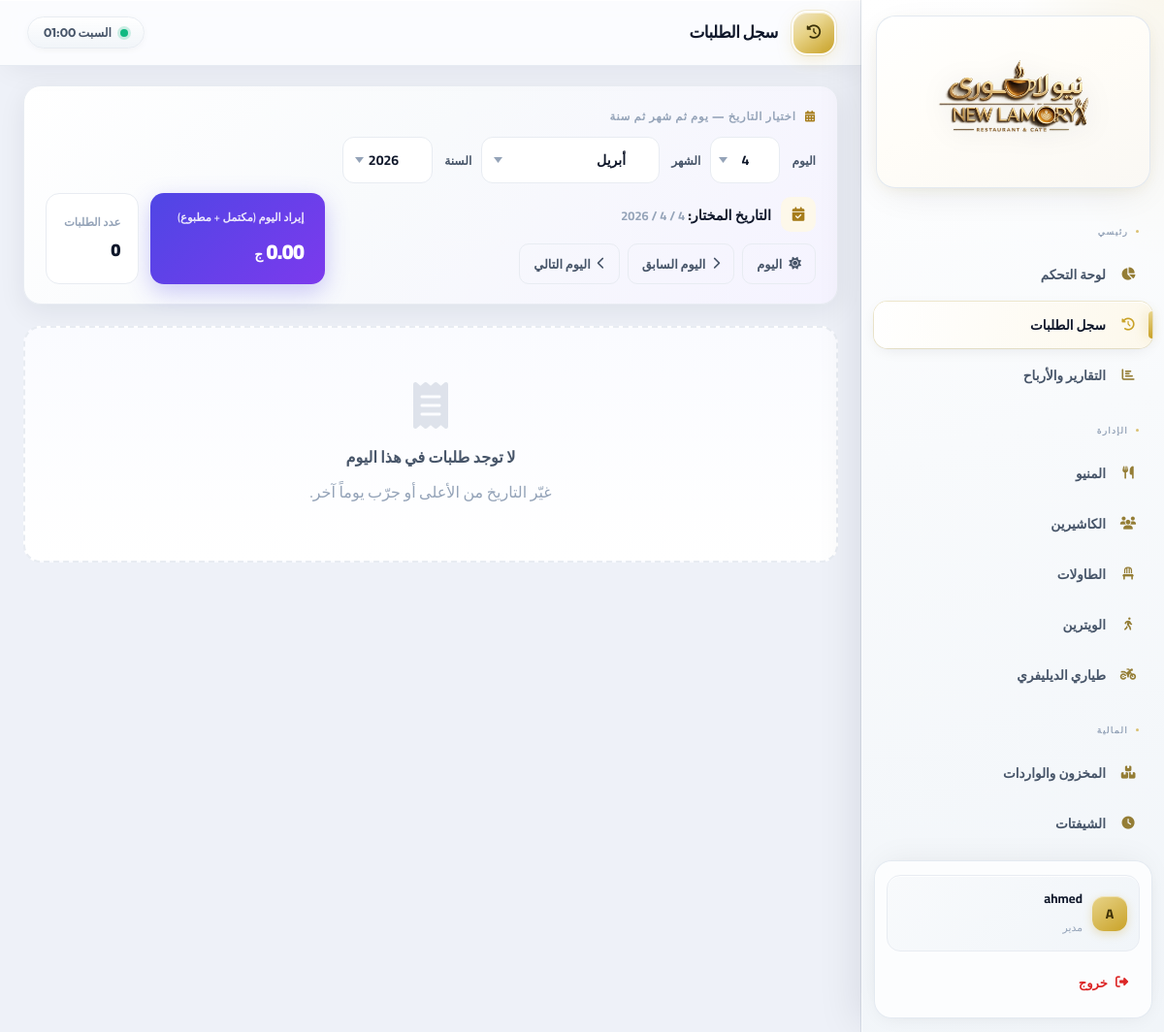
The page /admin-panel/history/ (signed in) on the database as committed earlier.
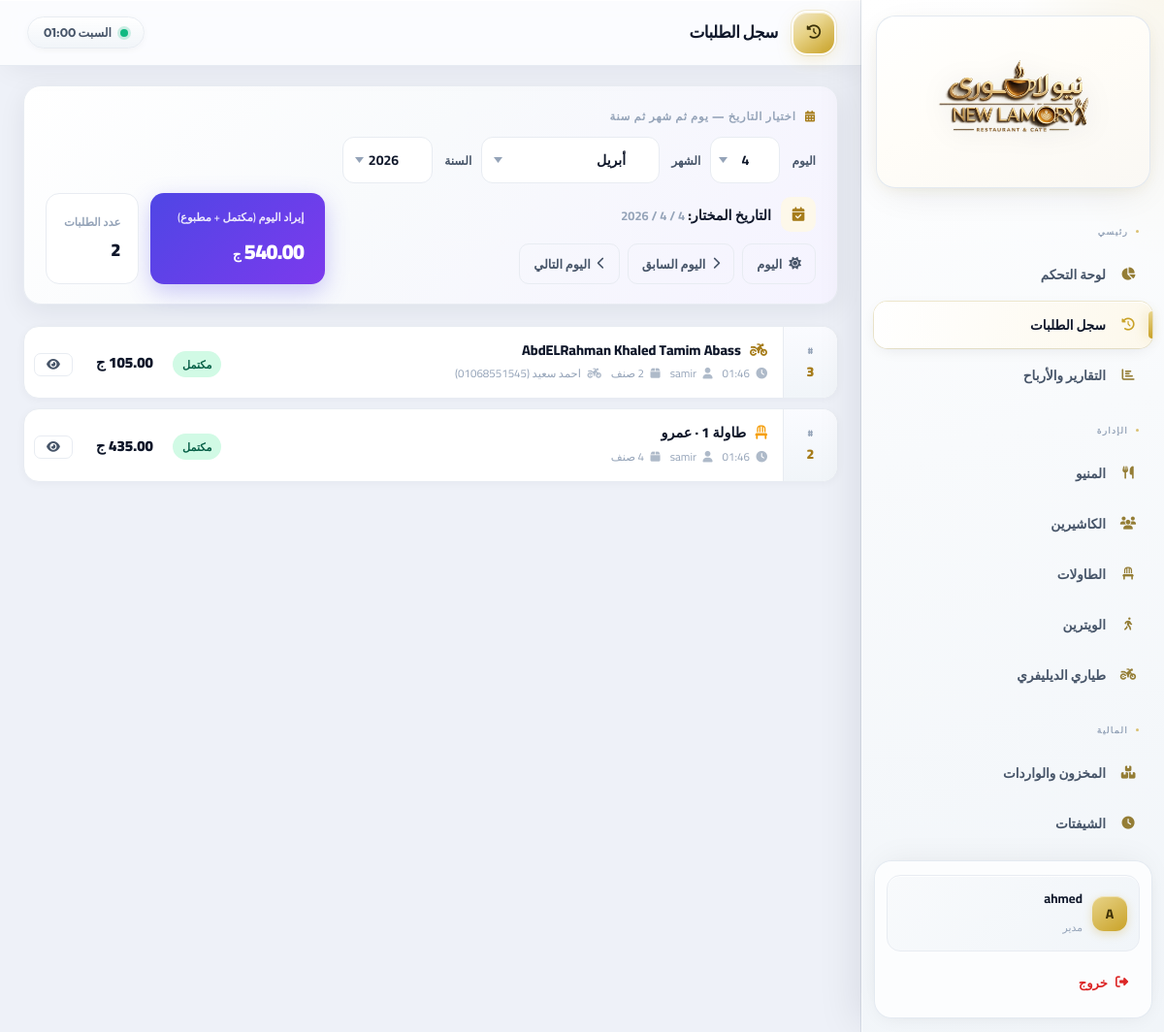
The same page on the database as committed later.
### pos/models.py (models this page shows, shortened)
class Order(models.Model):
    STATUS_CHOICES = [
        ('open','مفتوح'),
        ('printed','قيد الانتظار'),
        ('completed','مكتمل'),
        ('cancelled','ملغي'),
    ]
    TYPE_CHOICES = [('dine_in','داخل المحل'),('delivery','ديليفري')]
    cashier          = models.ForeignKey(User, on_delete=models.SET_NULL, null=True, related_name='orders', verbose_name='الكاشير')
    order_type       = models.CharField(max_length=20, choices=TYPE_CHOICES, default='dine_in', verbose_name='نوع الطلب')
    status           = models.CharField(max_length=20, choices=STATUS_CHOICES, default='open', verbose_name='الحالة')
    notes            = models.TextField(blank=True, verbose_name='ملاحظات')
    table            = models.ForeignKey(Table, on_delete=models.SET_NULL, null=True, blank=True, verbose_name='الطاولة')
    waiter           = models.ForeignKey(Waiter, on_delete=models.SET_NULL, null=True, blank=True, verbose_name='الويتر')
    customer_name    = models.CharField(max_length=150, blank=True, verbose_name='اسم العميل')
    customer_phone   = models.CharField(max_length=30, blank=True, verbose_name='رقم العميل')
    customer_address = models.TextField(blank=True, verbose_name='عنوان العميل')
    driver           = models.ForeignKey(DeliveryDriver, on_delete=models.SET_NULL, null=True, blank=True, verbose_name='الطيار')
    created_at       = models.DateTimeField(auto_now_add=True)
    printed_at       = models.DateTimeField(null=True, blank=True)
    completed_at     = models.DateTimeField(null=True, blank=True)
    cancelled_at     = models.DateTimeField(null=True, blank=True)
    cancel_approved_by = models.ForeignKey(User, on_delete=models.SET_NULL, null=True, blank=True, related_name='approved_cancels')
    class Meta:
        verbose_name='طلب'; verbose_name_plural='الطلبات'; ordering=['-created_at']
    @property
    def total(self):
        return sum(i.subtotal for i in self.items.all())
    @property
    def total_items(self):
        return sum(i.quantity for i in self.items.all())

class DeliveryDriver(models.Model):
    name      = models.CharField(max_length=100, verbose_name='الاسم')
    phone     = models.CharField(max_length=20, verbose_name='رقم الهاتف')
    is_active = models.BooleanField(default=True, verbose_name='نشط')
    class Meta:
        verbose_name='طيار ديليفري'; verbose_name_plural='طياري الديليفري'; ordering=['name']
    def __str__(self): return f"{self.name} ({self.phone})"

class OrderItem(models.Model):
    order     = models.ForeignKey(Order, on_delete=models.CASCADE, related_name='items', verbose_name='الطلب')
    menu_item = models.ForeignKey(MenuItem, on_delete=models.CASCADE, verbose_name='المنتج')
    quantity  = models.PositiveIntegerField(default=1, verbose_name='الكمية')
    price     = models.DecimalField(max_digits=8, decimal_places=2, null=True, blank=True, verbose_name='سعر الوحدة')
    notes     = models.CharField(max_length=200, blank=True, verbose_name='ملاحظات')
    selected_size = models.ForeignKey(
        'MenuItemSize', on_delete=models.SET_NULL, null=True, blank=True,
        related_name='order_lines', verbose_name='الحجم',
    )
    size_label = models.CharField(max_length=100, blank=True, verbose_name='اسم الحجم (نسخة)')
    drink_detail = models.TextField(blank=True, verbose_name='تفاصيل المشروب')
    extras_json = models.JSONField(default=dict, blank=True, verbose_name='إضافات وخيارات (JSON)')
    class Meta:
        verbose_name='عنصر طلب'; verbose_name_plural='عناصر الطلب'
    @property
    def subtotal(self): return self.quantity * (self.price or 0)

class Waiter(models.Model):
    name      = models.CharField(max_length=100, verbose_name='الاسم')
    phone     = models.CharField(max_length=20, blank=True, verbose_name='الهاتف')
    is_active = models.BooleanField(default=True, verbose_name='نشط')
    class Meta:
        verbose_name='ويتر'; verbose_name_plural='الويترين'; ordering=['name']
    def __str__(self): return self.name

### pos/admin_views.py (the view)
# urls.py: path('admin-panel/history/',             admin_views.history,             name='admin_history'),
@admin_required
def history(request):
    today = timezone.localdate()
    raw = (request.GET.get('date') or '').strip()
    selected = parse_date(raw) if raw else None
    if raw and selected is None:
        messages.warning(request, 'صيغة التاريخ غير صالحة. تم عرض تاريخ اليوم.')
        selected = today
    elif selected is None:
        selected = today
    orders = list(
        Order.objects.filter(created_at__date=selected)
        .select_related('cashier', 'table', 'waiter', 'driver')
        .prefetch_related('items__menu_item')
        .order_by('-created_at')
    )
    day_revenue = sum(
        o.total for o in orders if o.status in ('printed', 'completed')
    )
    year_now = today.year
    year_options = list(range(year_now - 4, year_now + 2))
    return render(
        request,
        'pos/admin/history.html',
        {
            'orders': orders,
            'selected_date': selected,
            'day_revenue': day_revenue,
            'ar_months': _AR_MONTHS,
            'year_options': year_options,
            'days_range': list(range(1, 32)),
            'today_iso': today.strftime('%Y-%m-%d'),
            'prev_date': selected - timedelta(days=1),
            'next_date': selected + timedelta(days=1),
        },
    )

### templates/pos/admin/history.html (shortened to what this page needs)
{% extends 'pos/admin/base.html' %}
{% block page_icon %}<i class="fas fa-clock-rotate-left"></i>{% endblock %}
{% block page_title %}سجل الطلبات{% endblock %}
{% block content %}
<div class="hist-page">
  <div class="hist-toolbar">
    <div class="hist-dateblock">
      <label><i class="fas fa-calendar-days" style="color:var(--pri);margin-inline-end:6px"></i> اختيار التاريخ — يوم ثم شهر ثم سنة</label>
  <div class="hist-date-row" dir="rtl">
        <span class="hist-label-mini">اليوم</span>
        <select id="histDay" class="hist-select" aria-label="اليوم">
          {% for day_n in days_range %}
          <option value="{{ day_n }}" {% if day_n == selected_date.day %}selected{% endif %}>{{ day_n }}</option>
          {% endfor %}
        </select>
        <span class="hist-label-mini">الشهر</span>
        <select id="histMonth" class="hist-select" aria-label="الشهر">
          {% for m_num, m_name in ar_months %}
          <option value="{{ m_num }}" {% if m_num == selected_date.month %}selected{% endif %}>{{ m_name }}</option>
          {% endfor %}
        </select>
        <span class="hist-label-mini">السنة</span>
        <select id="histYear" class="hist-select" aria-label="السنة">
          {% for y in year_options %}
          <option value="{{ y }}" {% if y == selected_date.year %}selected{% endif %}>{{ y }}</option>
          {% endfor %}
        </select>
      </div>
      <div class="hist-display-line">
        <span class="cal-ico"><i class="fas fa-calendar-check"></i></span>
        <span>التاريخ المختار: <span class="muted">{{ selected_date.day }} / {{ selected_date.month }} / {{ selected_date.year }}</span></span>
      </div>
      <div class="hist-nav-btns">
        <a href="{% url 'admin_history' %}?date={{ today_iso }}" class="btn btn-out"><i class="fas fa-sun"></i> اليوم</a>
        <a href="{% url 'admin_history' %}?date={{ prev_date|date:'Y-m-d' }}" class="btn btn-out"><i class="fas fa-chevron-right"></i> اليوم السابق</a>
        <a href="{% url 'admin_history' %}?date={{ next_date|date:'Y-m-d' }}" class="btn btn-out"><i class="fas fa-chevron-left"></i> اليوم التالي</a>
      </div>
    </div>
    <div class="hist-stats">
      <div class="hist-stat-rev">
        <div class="lbl">إيراد اليوم (مكتمل + مطبوع)</div>
        <div class="val">{{ day_revenue|floatformat:2 }} <span style="font-size:.85rem;font-weight:800">ج</span></div>
      </div>
      <div class="hist-stat-count">
        <span style="font-size:.72rem;font-weight:700;color:var(--muted)">عدد الطلبات</span>
        <strong>{{ orders|length }}</strong>
      </div>
    </div>
  </div>
{% for o in orders %}
<div class="orow" role="link" tabindex="0" onclick="location.href='{% url 'admin_order_detail' o.id %}'" onkeydown="if(event.key==='Enter')location.href='{% url 'admin_order_detail' o.id %}'">
  <div class="orow-id"><span style="font-size:.6rem;color:var(--muted)">#</span><span>{{ o.id }}</span></div>
  <div class="orow-body">
    <div class="orow-main">
      {% if o.order_type == 'delivery' %}<i class="fas fa-motorcycle" style="color:var(--pri);margin-inline-end:6px"></i> {{ o.customer_name|default:"ديليفري" }}{% else %}<i class="fas fa-chair" style="color:var(--war);margin-inline-end:6px"></i> {{ o.table|default:"بدون طاولة" }}{% endif %}
      {% if o.waiter %} · {{ o.waiter }}{% endif %}
    </div>
    <div class="orow-meta">
      <span><i class="fas fa-clock" style="margin-inline-end:4px;opacity:.75"></i> {{ o.created_at|time:"H:i" }}</span>
      <span><i class="fas fa-user" style="margin-inline-end:4px;opacity:.75"></i> {{ o.cashier.username|default:"—" }}</span>
      <span><i class="fas fa-box" style="margin-inline-end:4px;opacity:.75"></i> {{ o.total_items }} صنف</span>
      {% if o.order_type == 'delivery' and o.driver %}<span><i class="fas fa-motorcycle" style="margin-inline-end:4px;opacity:.75"></i> {{ o.driver }}</span>{% endif %}
    </div>
  </div>
  <div style="padding:0 10px">
    {% if o.status == 'open' %}<span class="badge b-war">مفتوح</span>
    {% elif o.status == 'printed' %}<span class="badge b-pri">انتظار</span>
    {% elif o.status == 'completed' %}<span class="badge b-suc">مكتمل</span>
    {% else %}<span class="badge b-dan">ملغي</span>{% endif %}
  </div>
  <div style="padding:0 10px;font-weight:900;font-size:.95rem;color:var(--text)">{{ o.total|floatformat:2 }} ج</div>
  <div style="padding:0 14px 0 10px"><a href="{% url 'admin_order_detail' o.id %}" class="btn btn-out btn-sm" onclick="event.stopPropagation()"><i class="fas fa-eye"></i></a></div>
</div>
{% empty %}
<div class="hist-empty">
  <i class="fas fa-receipt"></i>
  <strong>لا توجد طلبات في هذا اليوم</strong>
  غيّر التاريخ من الأعلى أو جرّب يوماً آخر.
</div>
{% endfor %}
</div>
{% endblock %}

### templates/pos/admin/base.html (shortened to what this page needs)
{% load static %}
<!DOCTYPE html>
<html lang="ar" dir="rtl">
<head>
<link rel="stylesheet" href="https://cdnjs.cloudflare.com/ajax/libs/font-awesome/6.5.0/css/all.min.css">
</head>
<body>
<aside class="sb">
  <div class="sb-logo">
    <img class="sb-brand-img" src="{% static 'img/logo.png' %}" width="380" height="152" alt="">
  </div>
  <nav class="sb-nav">
    <div class="sb-sec">رئيسي</div>
    <a href="{% url 'admin_dashboard' %}" class="sb-a {% if request.resolver_match.url_name == 'admin_dashboard' %}active{% endif %}">
      <i class="fas fa-chart-pie"></i> لوحة التحكم
    </a>
    <a href="{% url 'admin_history' %}" class="sb-a {% if 'history' in request.resolver_match.url_name %}active{% endif %}">
      <i class="fas fa-clock-rotate-left"></i> سجل الطلبات
    </a>
    <a href="{% url 'admin_reports' %}" class="sb-a {% if 'reports' in request.resolver_match.url_name %}active{% endif %}">
      <i class="fas fa-chart-bar"></i> التقارير والأرباح
    </a>
    <div class="sb-sec">الإدارة</div>
    <a href="{% url 'admin_menu' %}" class="sb-a {% if 'menu' in request.resolver_match.url_name %}active{% endif %}">
      <i class="fas fa-utensils"></i> المنيو
    </a>
    <a href="{% url 'admin_cashiers' %}" class="sb-a {% if 'cashier' in request.resolver_match.url_name %}active{% endif %}">
      <i class="fas fa-users"></i> الكاشيرين
    </a>
    <a href="{% url 'admin_tables' %}" class="sb-a {% if 'table' in request.resolver_match.url_name %}active{% endif %}">
      <i class="fas fa-chair"></i> الطاولات
    </a>
    <a href="{% url 'admin_waiters' %}" class="sb-a {% if 'waiter' in request.resolver_match.url_name %}active{% endif %}">
      <i class="fas fa-person-walking"></i> الويترين
    </a>
    <a href="{% url 'admin_drivers' %}" class="sb-a {% if 'driver' in request.resolver_match.url_name %}active{% endif %}">
      <i class="fas fa-motorcycle"></i> طياري الديليفري
    </a>
    <div class="sb-sec">المالية</div>
    <a href="{% url 'admin_inventory' %}" class="sb-a {% if 'inventory' in request.resolver_match.url_name %}active{% endif %}">
      <i class="fas fa-boxes-stacked"></i> المخزون والواردات
    </a>
    <a href="{% url 'admin_shifts' %}" class="sb-a {% if 'shift' in request.resolver_match.url_name %}active{% endif %}">
      <i class="fas fa-clock"></i> الشيفتات
    </a>
  </nav>
  <div class="sb-foot">
    <div class="sb-user">
      <div class="sb-av">{{ request.user.username|first|upper }}</div>
      <div class="sb-ui">
        <strong>{{ request.user.get_full_name|default:request.user.username }}</strong>
        <span>مدير</span>
      </div>
    </div>
    <a href="{% url 'logout' %}" class="sb-out"><i class="fas fa-sign-out-alt"></i> خروج</a>
  </div>
</aside>
<main class="main">
  <header class="topbar">
    <div class="topbar-l">
      <div class="pg-icon">{% block page_icon %}<i class="fas fa-home"></i>{% endblock %}</div>
      <span class="pg-title">{% block page_title %}{% endblock %}</span>
    </div>
    <div class="clock-c"><span class="clk-dot"></span><span id="clk">--:--</span></div>
  </header>
  <div class="content">
    {% block content %}{% endblock %}
  </div>
</main>
</body>
</html>

Rows that differ between the two databases and show on the page:
added Order: id "3", customer_name "AbdELRahman Khaled Tamim Abass", created_at "01:46", cashier.username "samir", driver "احمد سعيد (01068551545)", status "مكتمل", total "105.00"
added Order: id "2", waiter "عمرو", created_at "01:46", cashier.username "samir", status "مكتمل", total "435.00"
Other text that changed with them:
{{ day_revenue|floatformat:2 }}: "0.00" → "540.00"
{{ orders|length }}: "0" → "2"
text no longer shown: "لا توجد طلبات في هذا اليوم غيّر التاريخ من الأعلى أو جرّب يوماً آخر."
